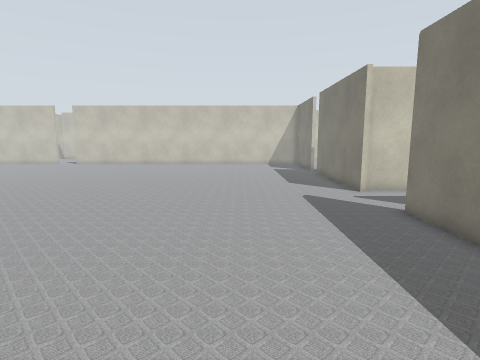
[1] (above)

24 first-person views from a walk through a world built for the Gazebo simulator. The camera is 1.2 m above the floor, tilts 8° down and sees 80° across. Floor lines are 1 m apart. The floor is counted in squares, 0.5 m on a side. Each view is taken from the middle of a square. On the plan, view 1 faces up. The plan holds only what a view shows up to about 18 squares ahead; the rest is blank. The place goes on beyond the plan.

[2]
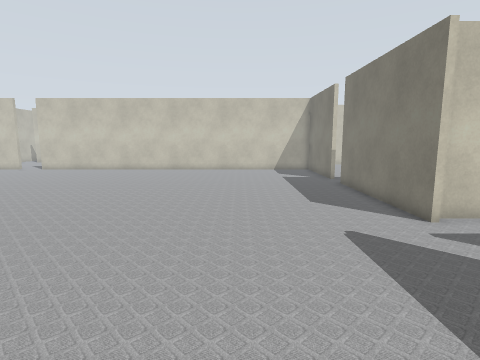

[3]
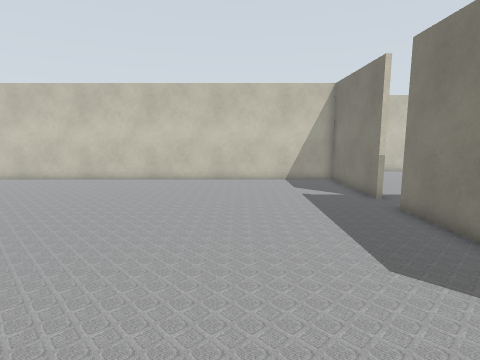

[4]
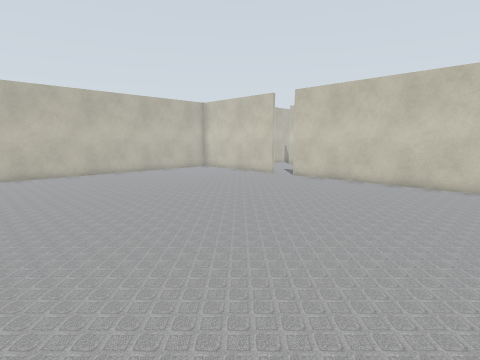

[5]
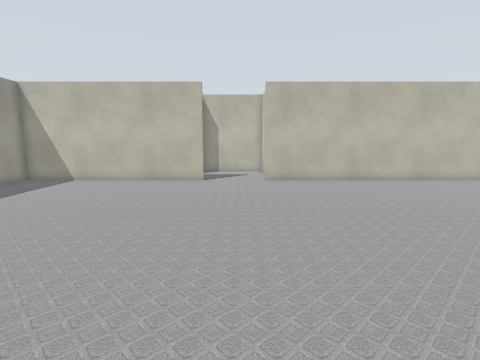

[6]
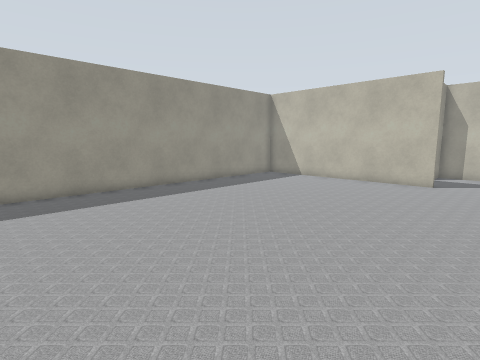

[7]
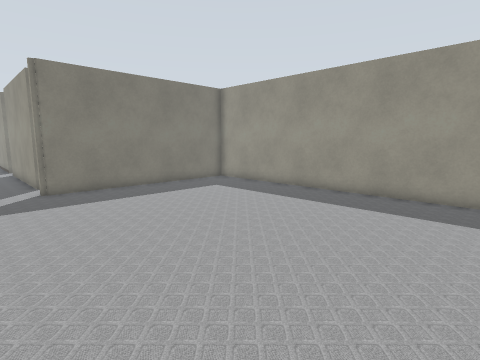

[8]
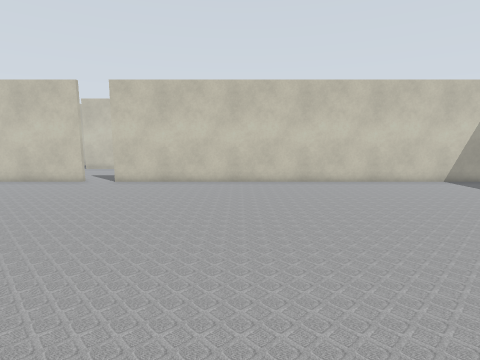

[9]
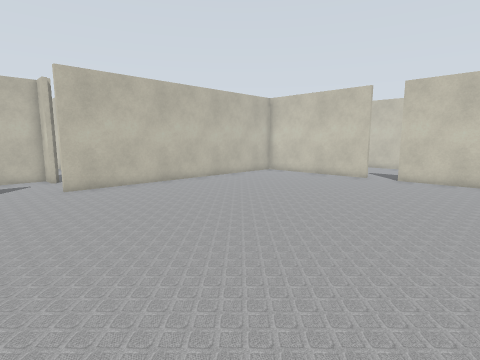

[10]
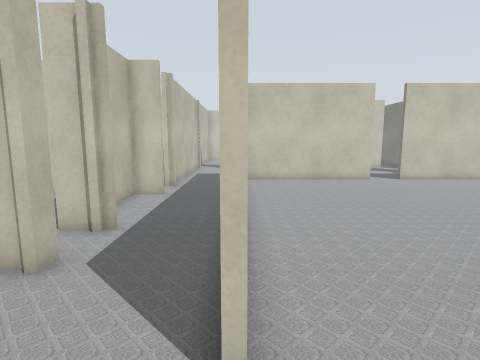

[11]
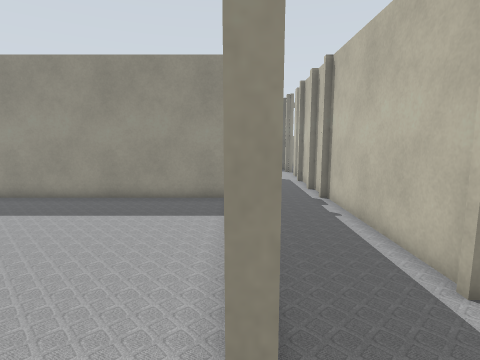

[12]
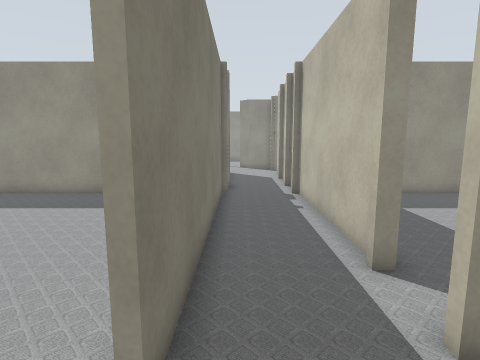

[13]
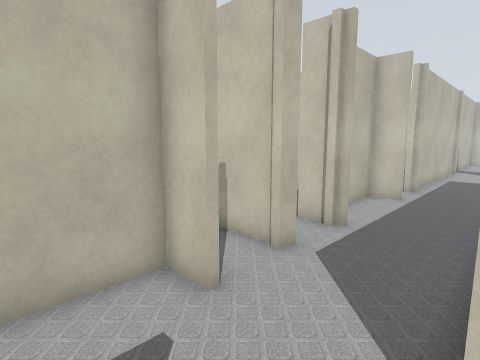

[14]
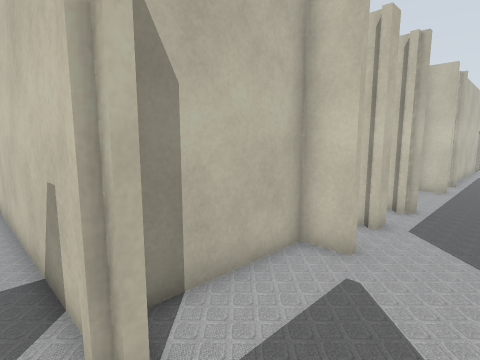

[15]
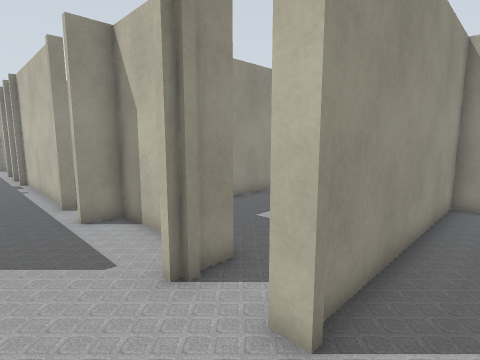

[16]
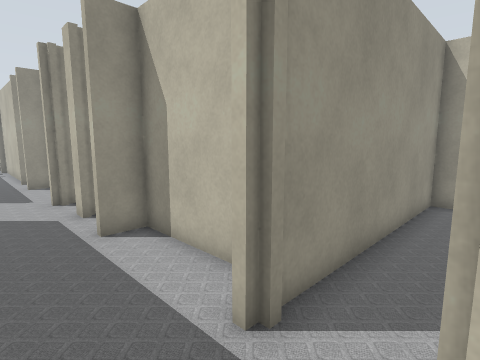

[17]
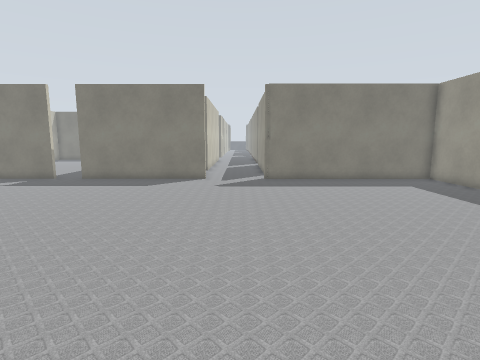

[18]
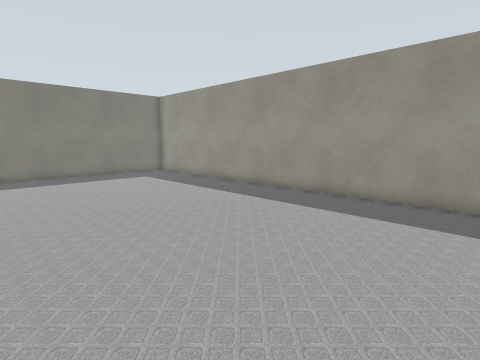

[19]
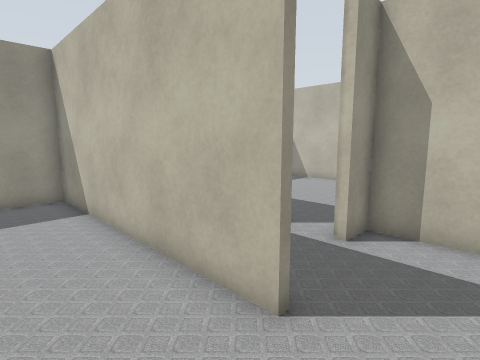

[20]
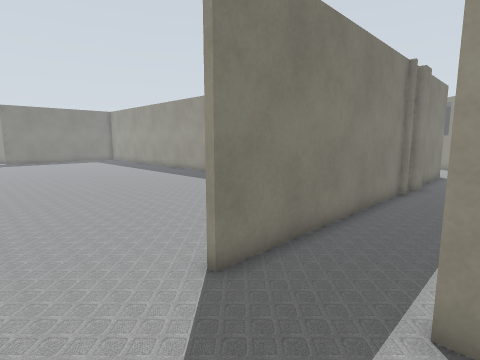

[21]
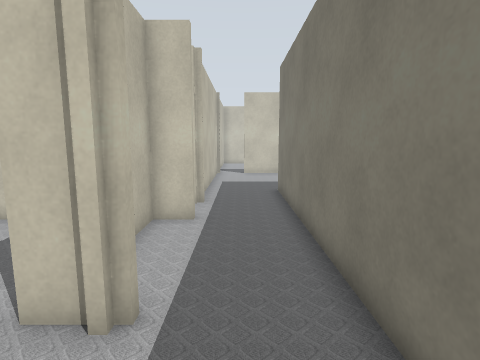

[22]
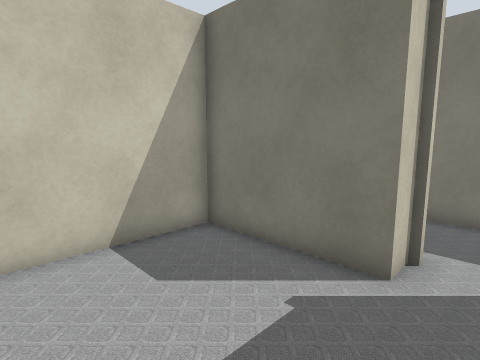

[23]
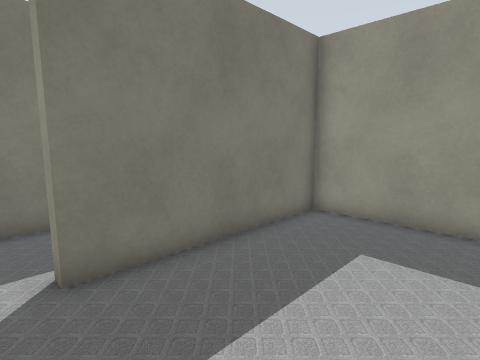

[24]
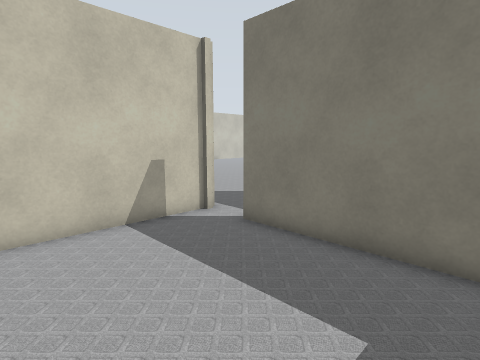

### Floor plan
Ten units are one square. View 1 is at (0, 0); x grows to the right and y downward. Boxes are objects, and circles mark ways between rooms. Rooms are numbered by the first view taken in them; rooms with no view inside come last. Other rooms are left out.
<svg viewBox="-370 -300 440 370">
<path fill="none" stroke="#000" d="M55 -131 55 -209M-259 -99 -259 7 55 7 55 -95M-180 -284 -255 -284M65 -135 60 -135M55 -225 55 -284 -163 -284M-259 -264 -259 -134M-294 -137 -306 -137 -306 -92 -294 -92M-262 -84 -262 -99M-262 8 -262 -84M-296 20 -296 29M-294 29 -294 34M-265 34 -265 22M-296 45 -296 58M-296 -65 -296 7 -292 7M-299 -70 -294 -70M-262 65 -262 46M-306 -235 -306 -187 -294 -187M-294 -234 -309 -234M-296 -295 -296 -271M-299 -184 -309 -184M-365 -237 -301 -237M-296 -166 -296 -158M-316 -163 -299 -163M-262 -169 -262 -286M-299 -161 -320 -161M-310 -139 -299 -139M-309 -184 -309 -235M-365 -163 -316 -163M-309 -234 -356 -234M-365 7 -299 7 -299 -70M-299 -89 -365 -89"/>
<circle cx="-260" cy="-115" r="3" fill="#2a7"/>
<circle cx="-280" cy="-90" r="3" fill="#2a7"/>
<circle cx="-280" cy="-140" r="3" fill="#2a7"/>
<circle cx="-300" cy="-80" r="3" fill="#2a7"/>
<circle cx="-280" cy="-160" r="3" fill="#2a7"/>
<circle cx="-305" cy="-170" r="3" fill="#2a7"/>
<text x="-100" y="-140">1</text>
<text x="-280" y="-110">2</text>
<text x="-280" y="-10">3</text>
<text x="-300" y="-250">4</text>
<text x="-290" y="-150">5</text>
<text x="-340" y="-200">6</text>
<text x="-340" y="-40">7</text>
</svg>
Room 1 opens to room 2. Room 2 opens to room 3. Room 2 opens to room 5. Room 3 opens to room 7. Room 4 opens to room 5. Room 4 opens to room 6.

Where each view was taken, in squares from view 1:
view 1: 0 up, 0 right, facing up
view 2: 5 up, 0 right, facing up
view 3: 11 up, 0 right, facing up
view 4: 12 up, 5 left, facing up-left
view 5: 12 up, 9 left, facing left
view 6: 13 up, 9 left, facing down-left
view 7: 12 up, 9 left, facing down-right
view 8: 12 up, 9 left, facing up
view 9: 10 up, 11 left, facing up-left
view 10: 11 up, 26 left, facing up
view 11: 11 up, 26 left, facing down
view 12: 12 up, 27 left, facing down
view 13: 11 up, 26 left, facing up-left
view 14: 8 up, 27 left, facing up-left
view 15: 18 up, 27 left, facing down-left
view 16: 26 up, 27 left, facing down-left
view 17: 11 up, 12 left, facing right
view 18: 11 up, 15 left, facing down-right
view 19: 12 up, 23 left, facing down-left
view 20: 13 up, 30 left, facing down-right
view 21: 15 up, 28 left, facing up
view 22: 17 up, 36 left, facing up-right
view 23: 8 up, 35 left, facing down-right
view 24: 1 up, 36 left, facing up-right
